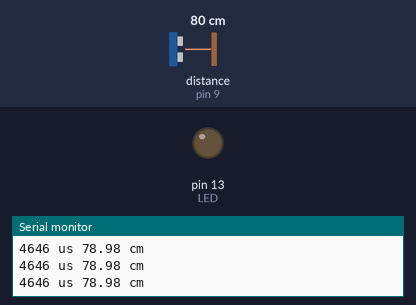
This sketch was run on a simulated Arduino Uno, built with avr-gcc and run on an emulated ATmega328P. Shown: output pins drawn as LEDs (lit = HIGH), the last lines printed to the serial monitor. Wiring (inferred from the names in the program): ultrasonic range finder: trigger pin 8; echo pin 9. Inputs (shaded band) come from the test bench; at power-on: distance to the obstacle (sensor on pin 9) 80 cm. The echo pulse lasts 58.3 µs per cm; pins used as bus, display or sensor lines are not drawn.

Above: at 1.3 s.
1.4 s: distance to the obstacle (sensor on pin 9) set to 33 cm
2.9 s: distance to the obstacle (sensor on pin 9) set to 27 cm
At 4.1 s:
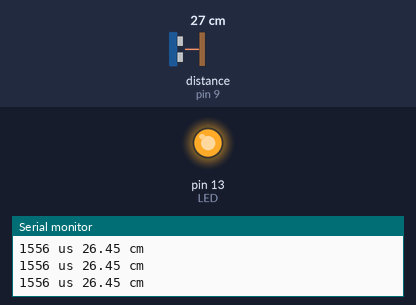
4.5 s: distance to the obstacle (sensor on pin 9) set to 35 cm
At 5.6 s:
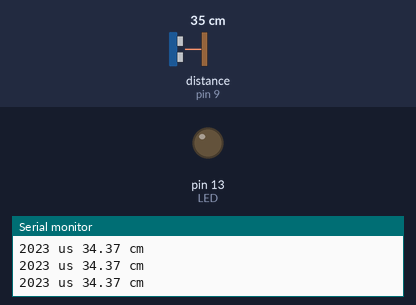
6.0 s: distance to the obstacle (sensor on pin 9) set to 2 cm
At 7.0 s:
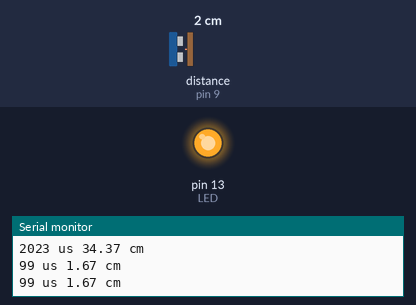
Timing chart, 0 to 8.5 s (numbered marks = the images above; inputs shaded):
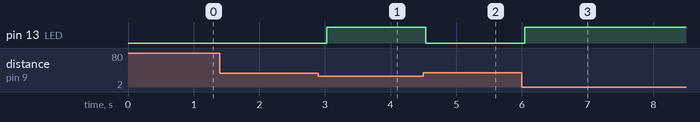

Measured:
- the behaviour switches between 31 and 30 cm on distance to the obstacle (sensor on pin 9) (found by bisection; images 0 and 1)
- after the input at 2.9 s, pin 13 (LED): LOW → HIGH after 0.13 s
- after the input at 4.5 s, pin 13 (LED): HIGH → LOW at once
- after the input at 6.0 s, pin 13 (LED): LOW → HIGH after 0.05 s

The sketch:

sketch_oct13b.ino
```cpp
int Trig = 8;
int Echo = 9;
int LED = 13;
int Duration;
float Distance;

void setup() {
  Serial.begin(9600);
  pinMode(Trig, OUTPUT);
  pinMode(Echo, INPUT);
  pinMode(LED, OUTPUT);
}

void loop() {
  digitalWrite(Trig, LOW);
  delayMicroseconds(1);
  digitalWrite(Trig, HIGH);
  delayMicroseconds(11);
  digitalWrite(Trig, LOW);
  Duration = pulseIn(Echo, HIGH);
  if (Duration > 0) {
    Distance = Duration / 2;
    Distance = Distance * 340 * 100 / 1000000; // ultrasonic speed is 340m/s = 34000cm/s = 0.034cm/us
    Serial.print(Duration);
    Serial.print(" us ");
    Serial.print(Distance);
    Serial.println(" cm");

    if ( Distance < 30 ) {
      digitalWrite(LED, HIGH);
    }
    else {
      digitalWrite(LED, LOW);
    }
  }
  delay(500);
}
```
